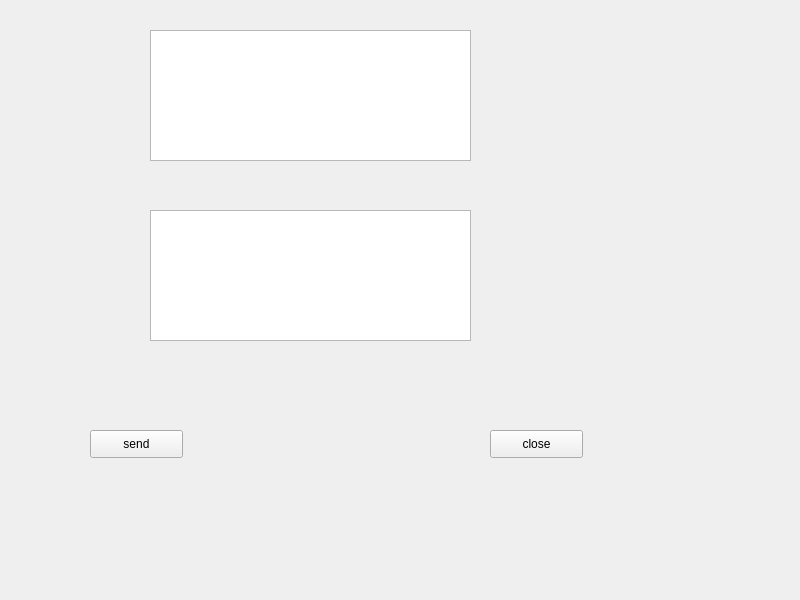
<?xml version="1.0" encoding="UTF-8"?>
<ui version="4.0">
 <class>ServerWidget</class>
 <widget class="QWidget" name="ServerWidget">
  <property name="geometry">
   <rect>
    <x>0</x>
    <y>0</y>
    <width>800</width>
    <height>600</height>
   </rect>
  </property>
  <property name="windowTitle">
   <string>ServerWidget</string>
  </property>
  <widget class="QTextEdit" name="ReadTextEdit">
   <property name="geometry">
    <rect>
     <x>150</x>
     <y>30</y>
     <width>321</width>
     <height>131</height>
    </rect>
   </property>
   <property name="readOnly">
    <bool>true</bool>
   </property>
  </widget>
  <widget class="QTextEdit" name="WriteTextEdit">
   <property name="geometry">
    <rect>
     <x>150</x>
     <y>210</y>
     <width>321</width>
     <height>131</height>
    </rect>
   </property>
  </widget>
  <widget class="QPushButton" name="SendButton">
   <property name="geometry">
    <rect>
     <x>90</x>
     <y>430</y>
     <width>93</width>
     <height>28</height>
    </rect>
   </property>
   <property name="text">
    <string>send</string>
   </property>
  </widget>
  <widget class="QPushButton" name="CloseButton">
   <property name="geometry">
    <rect>
     <x>490</x>
     <y>430</y>
     <width>93</width>
     <height>28</height>
    </rect>
   </property>
   <property name="text">
    <string>close</string>
   </property>
  </widget>
 </widget>
 <resources/>
 <connections/>
</ui>
